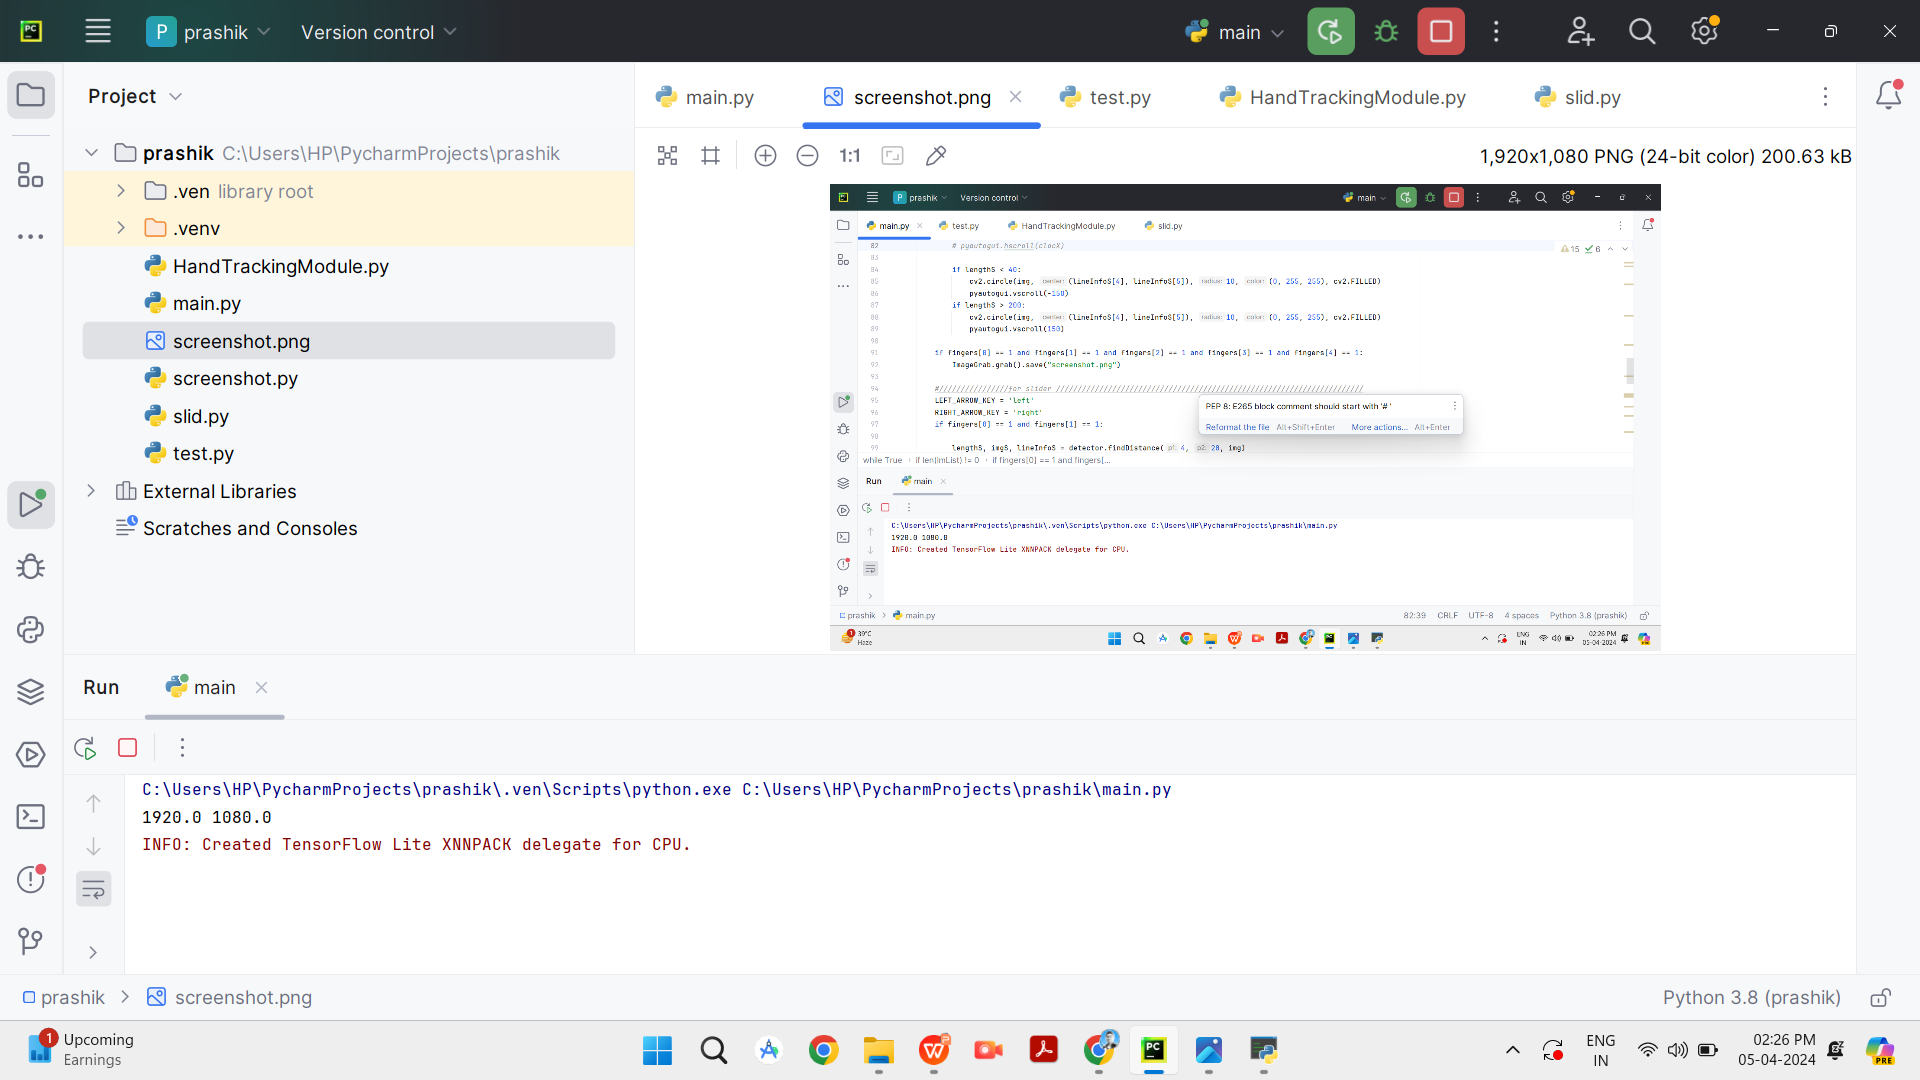

Generate this figure with Python:
import pyscreenshot as ImageGrab

# Capture the entire screen
im = ImageGrab.grab()

# Save the screenshot to a file
im.save("screenshot.png")

# Display the screenshot
im.show()
